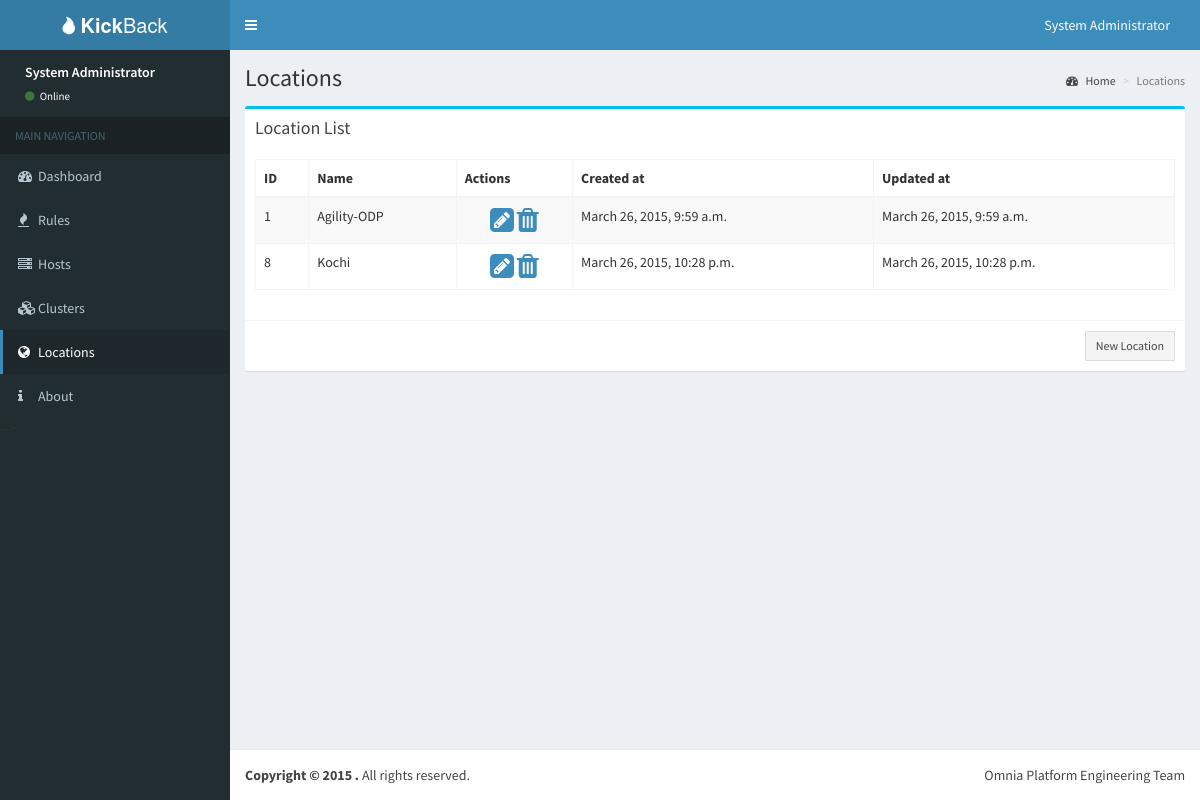
The app's page /location/list/ (signed in) with its own data.
### clusters/models.py (models this page shows)
class Location(models.Model):
	location_name = models.CharField(max_length=50, unique=True)
	added_at = models.DateTimeField(auto_now_add=True)
	updated_at = models.DateTimeField(auto_now=True)
	def __str__(self):
		return self.location_name

### firewalls/views.py (the view)
# urls.py: url(r'^location/list/$', views.LocationListView.as_view(), name='location-details'),
class LocationListView(ListView):
    model=Location
    template_name='firewalls/location_list.html'
    @method_decorator(login_required(login_url="/login"))
    def dispatch(self, *args, **kwargs):
        return super(LocationListView, self).dispatch(*args, **kwargs)

### firewalls/templates/firewalls/location_list.html (shortened to what this page needs)
{% extends 'firewalls/base.html' %}
{% block sidebar %}
<ul class="sidebar-menu">
	<li class="header">MAIN NAVIGATION</li>
	<li><a href="/"><i class="fa fa-dashboard"></i><span>Dashboard</span></a></li>
	<li><a href="/rule/list"><i class="fa fa-fire"></i><span>Rules</span></a></li>
	<li><a href="/host/list"><i class="fa fa-server"></i><span>Hosts</span></a></li>
	<li><a href="/cluster/list"><i class="fa fa-cubes"></i><span>Clusters</span></a></li>
	<li class="active"><a href="/location/list"><i class="fa fa-globe"></i><span>Locations</span></a></li>
	<li><a href="/about"><i class="fa fa-info"></i><span>About</span></a></li>
</section>
</aside>
{% endblock %}
{% block content %}
<div class="content-wrapper">
	<section class="content-header">
		<h1>
			Locations
		</h1>
		<ol class="breadcrumb">
			<li><a href="#"><i class="fa fa-dashboard"></i> Home</a></li>
			<li class="active">Locations</li>
		</ol>
	</section>
	<section class="content">
		<div class="box box-info">
			<div class="box-header">
				<h3 class="box-title">Location List</h3>
			</div>
			<div class="box-body">
				<div class="table-responsive">
					<table class="table table-striped table-bordered" data-pagination="true" data-toggle="table"  data-search="true" data-show-export="true" data-show-toggle="true"  data-show-columns="true" data-smart-display="true" data-show-filter="true" data-toolbar="toolbar">
						<thead>
							<th>ID</th>
							<th>Name</th>
							<th>Actions</th>
							<th>Created at</th>
							<th>Updated at</th>
						</thead>
						<tbody>
							{% for location in object_list %}
							<tr>
								<td>{{ location.id }}</td>
								<td>{{ location.location_name }}</td>
								<td style=text-align:center>
									<a href="/location/update/{{ location.id }}"><i class="fa fa-pencil-square fa-2x"></i></a>
									<a href="/location/delete/{{ location.id }}"><i class="fa fa-trash fa-2x"></i></a>
								</td>
								<td>{{ location.added_at }}</td>
								<td>{{ location.updated_at }}</td>
							</tr>
							{% endfor %}
						</tbody>
					</table>
				</div>
			</div>
			<div class="box-footer clearfix">
				<a href="/location/create/" class="btn btn-sm btn-default btn-flat pull-right">New Location</a>
			</div>
		</div>
	</section>
</div>
{% endblock %}

### firewalls/templates/firewalls/base.html (shortened to what this page needs)
<!DOCTYPE html>
{% load staticfiles %}
<html>
  <head>
    <link href="{% static 'firewalls/bootstrap/css/bootstrap.min.css' %}" rel="stylesheet" type="text/css" />
    <link href="{% static 'firewalls/plugins/fontawesome/css/font-awesome.min.css' %}" rel="stylesheet" type="text/css" />
    <link href="{% static 'firewalls/plugins/ionicons/css/ionicons.min.css' %}" rel="stylesheet" type="text/css" />
    <link href="{% static 'firewalls/dist/css/AdminLTE.min.css' %}" rel="stylesheet" type="text/css" />
    <link href="{% static 'firewalls/dist/css/skins/skin-blue.min.css' %}" rel="stylesheet" type="text/css" />
    <link href="{% static 'firewalls/plugins/visjs/vis.css' %}"rel="stylesheet" type="text/css" />
    <link href="{% static 'firewalls/plugins/datatables/dataTables.bootstrap.css' %}"rel="stylesheet" type="text/css" />
  </head>
  <body class="skin-blue">
    <div class="wrapper">
      <header class="main-header">
        <a href="/" class="logo"><i class="ion ion-fireball"></i>&nbsp;<b>Kick</b>Back</a>
        <nav class="navbar navbar-static-top" role="navigation">
          <a href="#" class="sidebar-toggle" data-toggle="offcanvas" role="button">
          </a>
          <div class="navbar-custom-menu">
            <ul class="nav navbar-nav">
              <li class="dropdown user user-menu">
                <a href="#" class="dropdown-toggle" data-toggle="dropdown">
                  <span class="hidden-xs">{{ user.get_full_name|default:user.username }}</span>
                </a>
              </li>
            </ul>
          </div>
        </nav>
      </header>
      <aside class="main-sidebar">
        <section class="sidebar">
          <div class="user-panel">
            <div class="pull-left info">
              <p>{{ user.get_full_name|default:user.username }}</p>
              <a href="#"><i class="fa fa-circle text-success"></i> Online</a>
            </div>
          </div>
        {% block sidebar%}{% endblock %}
        {% block content %}{% endblock %}
      <footer class="main-footer">
        <div class="pull-right hidden-xs">
          Omnia Platform Engineering Team
        </div>
        <strong>Copyright &copy; 2015 <a href="#"></a>.</strong> All rights reserved.
      </footer>
    </div>
  </body>
</html>

### records on screen
Location: id "1", location_name "Agility-ODP", added_at "March 26, 2015, 9:59 a.m.", updated_at "March 26, 2015, 9:59 a.m."
Location: id "8", location_name "Kochi", added_at "March 26, 2015, 10:28 p.m.", updated_at "March 26, 2015, 10:28 p.m."

### other values on screen
{{ user.get_full_name|default:user.username }} "System Administrator"
